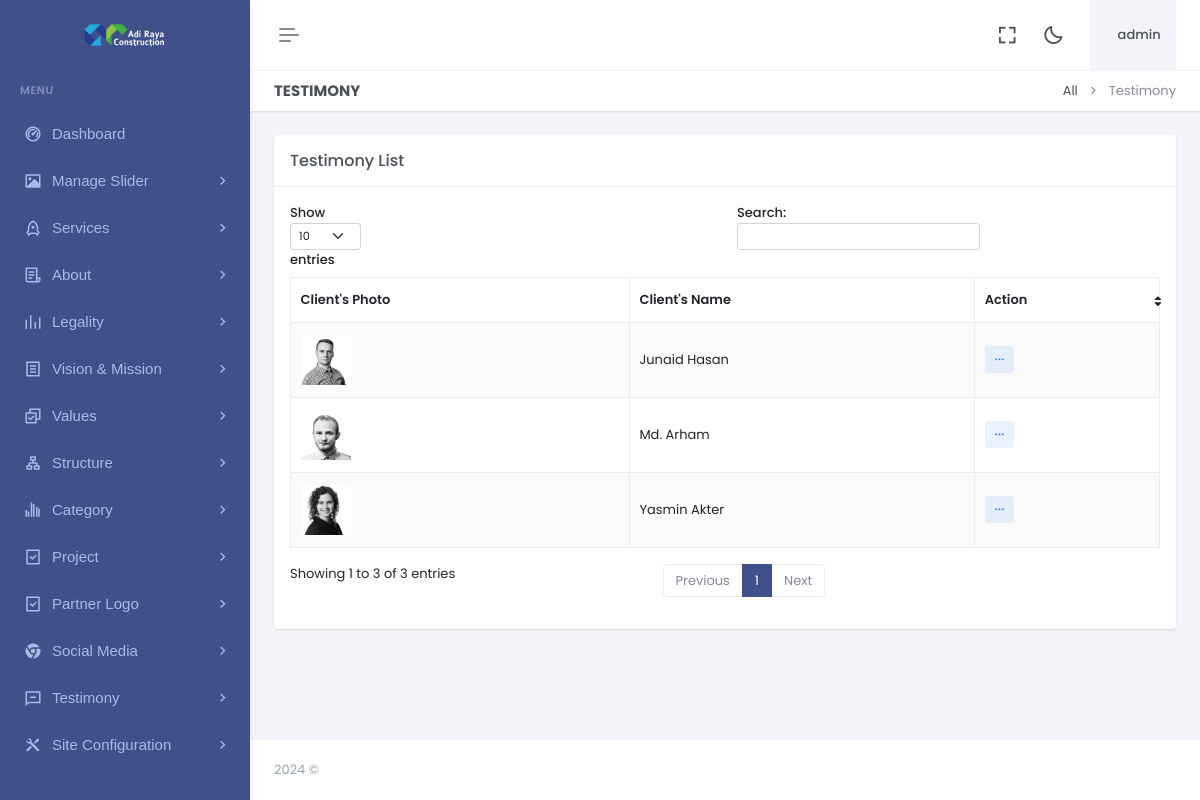
/dashboard/testimonylist.php (signed in), run on an earlier commit of the app's database.
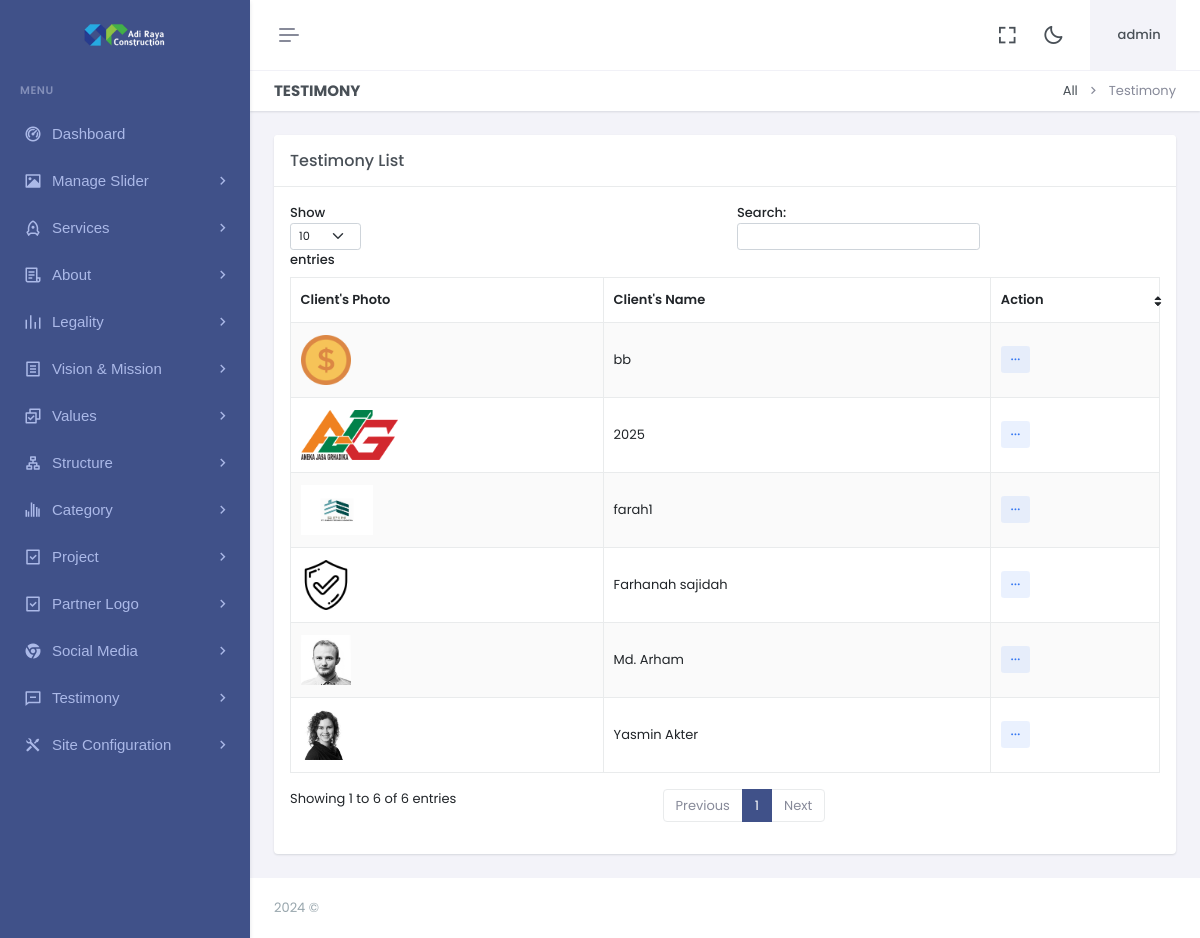
And on a later commit of the database.
### tables this page shows
CREATE TABLE `logo` (
  `id` int(11) NOT NULL,
  `xfile` varchar(1000) NOT NULL,
  `ufile` varchar(1000) NOT NULL,
  `updated_at` timestamp NOT NULL DEFAULT current_timestamp() ON UPDATE current_timestamp()
);

CREATE TABLE `testimony` (
  `id` int(11) NOT NULL,
  `message` varchar(300) NOT NULL,
  `name` varchar(150) NOT NULL,
  `position` varchar(100) NOT NULL,
  `ufile` varchar(1000) NOT NULL,
  `updated_at` timestamp NOT NULL DEFAULT current_timestamp() ON UPDATE current_timestamp()
);

### dashboard/testimonylist.php (the view)
<?php include "header.php"; ?>
<?php include "sidebar.php"; ?>
<div class="main-content">
    <div class="page-content">
        <div class="container-fluid">
            <div class="row">
                <div class="col-12">
                    <div class="page-title-box d-sm-flex align-items-center justify-content-between">
                        <h4 class="mb-sm-0">Testimony</h4>
                        <div class="page-title-right">
                            <ol class="breadcrumb m-0">
                                <li class="breadcrumb-item"><a href="javascript: void(0);">All</a></li>
                                <li class="breadcrumb-item active">Testimony</li>
                            </ol>
                        </div>
                    </div>
                </div>
            </div>
            <div class="row">
                <div class="col-lg-12">
                    <div class="card">
                        <div class="card-header">
                            <h5 class="card-title mb-0">Testimony List</h5>
                        </div>
                        <div class="card-body">
                            <table id="example"
                                class="table table-bordered dt-responsive nowrap table-striped align-middle"
                                style="width:100%">
                                <thead>
                                    <tr>
                                        <th data-ordering="false">Client's Photo</th>
                                        <th data-ordering="false">Client's Name</th>
                                        <th>Action</th>
                                    </tr>
                                </thead>
                                <tbody>
                                    <?php
                                    $q = "SELECT * FROM  testimony ORDER BY id DESC";
                                    $r123 = mysqli_query($con, $q);
                                    while ($ro = mysqli_fetch_array($r123)) {
                                        $id = "$ro[id]";
                                        $name = "$ro[name]";
                                        $ufile = "$ro[ufile]";
                                        print "<tr>
          <td>
				  <img src='uploads/testimony/$ufile' alt='img' style='max-height:50px;'>
				  </td>
<td>
				  $name
				  </td>
          <td>
                                                    <div class='dropdown d-inline-block'>
                                                        <button class='btn btn-soft-secondary btn-sm dropdown' type='button' data-bs-toggle='dropdown' aria-expanded='false'>
                                                            <i class='ri-more-fill align-middle'></i>
                                                        </button>
                                                        <ul class='dropdown-menu dropdown-menu-end'>
                                                        <li><a href='edittestimony.php?id=$id' class='dropdown-item edit-item-btn'><i class='ri-pencil-fill align-bottom me-2 text-muted'></i> Edit</a></li>
                                                        <li><a href='editphototestimony.php?id=$id' class='dropdown-item edit-item-btn'><i class='ri-image-edit-fill align-bottom me-2 text-muted'></i> Edit Photo</a></li>
                                                        <li>
 <a href='deletetest.php?id=$id' class='dropdown-item remove-item-btn'>
                                                                    <i class='ri-delete-bin-fill align-bottom me-2 text-muted'></i> Delete
                                                                </a>
                                                            </li>
                                                        </ul>
                                                    </div>
                                                </td>
				  </tr>";
                                    }
                                    ?>
                                </tbody>
                            </table>
                        </div>
                    </div>
                </div>
            </div>
        </div>
    </div>
    <?php include "footer.php"; ?>

### dashboard/header.php (shortened to what this page needs)
<?php
if (isset($_SESSION['username'])) {
    $username = $_SESSION['username'];
} else {
    print "
				<script language='javascript'>
					window.location = 'login.php';
				</script>
			";
}
?>
<!doctype html>
<html lang="en" data-layout="vertical" data-topbar="light" data-sidebar="dark" data-sidebar-size="lg"
    data-sidebar-image="none">
<head>
    <link href="assets/libs/jsvectormap/css/jsvectormap.min.css" rel="stylesheet" type="text/css" />
    <link href="assets/libs/swiper/swiper-bundle.min.css" rel="stylesheet" type="text/css" />
    <link href="assets/css/bootstrap.min.css" rel="stylesheet" type="text/css" />
    <link href="assets/css/icons.min.css" rel="stylesheet" type="text/css" />
    <link href="assets/css/app.min.css" rel="stylesheet" type="text/css" />
    <link href="assets/css/custom.min.css" rel="stylesheet" type="text/css" />
</head>
<body>
    <div id="layout-wrapper">
        <header id="page-topbar">
            <div class="layout-width">
                <div class="navbar-header">
                    <div class="d-flex">
                        <button type="button"
                            class="btn btn-sm px-3 fs-16 header-item vertical-menu-btn topnav-hamburger"
                            id="topnav-hamburger-icon">
                            <span class="hamburger-icon">
                                <span></span>
                                <span></span>
                                <span></span>
                            </span>
                        </button>
                    </div>
                    <div class="d-flex align-items-center">
                        <div class="ms-1 header-item d-none d-sm-flex">
                            <button type="button" class="btn btn-icon btn-topbar btn-ghost-secondary rounded-circle"
                                data-toggle="fullscreen">
                                <i class='bx bx-fullscreen fs-22'></i>
                            </button>
                        </div>
                        <div class="ms-1 header-item d-none d-sm-flex">
                            <button type="button"
                                class="btn btn-icon btn-topbar btn-ghost-secondary rounded-circle light-dark-mode">
                                <i class='bx bx-moon fs-22'></i>
                            </button>
                        </div>
                        <div class="dropdown ms-sm-3 header-item topbar-user">
                            <button type="button" class="btn" id="page-header-user-dropdown" data-bs-toggle="dropdown"
                                aria-haspopup="true" aria-expanded="false">
                                <span class="d-flex align-items-center">
                                    <span class="text-start ms-xl-2">
                                        <span class="d-none d-xl-inline-block ms-1 fw-medium user-name-text">
                                            <?php print $username; ?>
                                        </span>
                                    </span>
                                </span>
                            </button>
                        </div>
                    </div>
                </div>
            </div>
        </header>

### dashboard/sidebar.php (shortened to what this page needs)
<?php
include "../z_db.php";
?>
<div class="app-menu navbar-menu">
    <div class="navbar-brand-box">
        <?php
        $rr = mysqli_query($con, "SELECT ufile FROM logo");
        $r = mysqli_fetch_row($rr);
        $ufile = $r[0];
        ?>
        <a href="#" class="logo logo-light">
            <span class="logo-lg">
                <img src="uploads/logo/<?php print $ufile ?>" alt="" height="30">
            </span>
        </a>
    </div>
    <div id="scrollbar">
        <div class="container-fluid">
            <ul class="navbar-nav" id="navbar-nav">
                <li class="menu-title"><span data-key="t-menu">Menu</span></li>
                <li class="nav-item">
                    <a href="dashboard" class="nav-link" data-key="t-analytics"> <i class="ri-dashboard-2-line"></i>
                        <span data-key="t-dashboards"> Dashboard </span></a>
                </li>
                <li class="nav-item">
                    <a class="nav-link menu-link" href="#sidebarSl" data-bs-toggle="collapse" role="button"
                        aria-expanded="true" aria-controls="sidebarLanding">
                        <i class="ri-image-fill"></i> <span data-key="t-landing">Manage Slider</span>
                    </a>
                </li>
                <li class="nav-item">
                    <a class="nav-link menu-link" href="#sidebarW" data-bs-toggle="collapse" role="button"
                        aria-expanded="true" aria-controls="sidebarLanding">
                        <i class="ri-rocket-line"></i> <span data-key="t-landing"> Services</span>
                    </a>
                </li>
                <li class="nav-item">
                    <a class="nav-link menu-link" href="#sidebarq" data-bs-toggle="collapse" role="button"
                        aria-expanded="true" aria-controls="sidebarLanding">
                        <i class="ri-file-list-3-line"></i> <span data-key="t-landing">About</span>
                    </a>
                </li>
                <li class="nav-item">
                    <a class="nav-link menu-link" href="#sidebarLgl" data-bs-toggle="collapse" role="button"
                        aria-expanded="true" aria-controls="sidebarLanding">
                        <i class="ri-rhythm-fill"></i> <span data-key="t-landing">Legality</span>
                    </a>
                </li>
                <li class="nav-item">
                    <a class="nav-link menu-link" href="#sidebarB" data-bs-toggle="collapse" role="button"
                        aria-expanded="true" aria-controls="sidebarLanding">
                        <i class="ri-file-list-line"></i> <span data-key="t-landing">Vision & Mission</span>
                    </a>
                </li>
                <li class="nav-item">
                    <a class="nav-link menu-link" href="#sidebarLanding" data-bs-toggle="collapse" role="button"
                        aria-expanded="true" aria-controls="sidebarLanding">
                        <i class="ri-checkbox-multiple-line"></i> <span data-key="t-landing">Values</span>
                    </a>
                </li>
                <li class="nav-item">
                    <a class="nav-link menu-link" href="#sidebarStr" data-bs-toggle="collapse" role="button"
                        aria-expanded="true" aria-controls="sidebarLanding">
                        <i class="ri-organization-chart"></i> <span data-key="t-landing">Structure</span>
                    </a>
                </li>
                <li class="nav-item">
                    <a class="nav-link menu-link" href="#sidebarU" data-bs-toggle="collapse" role="button"
                        aria-expanded="true" aria-controls="sidebarLanding">
                        <i class="ri-bar-chart-grouped-fill"></i> <span data-key="t-landing">Category</span>
                    </a>
                </li>
                <li class="nav-item">
                    <a class="nav-link menu-link" href="#sidebarGU" data-bs-toggle="collapse" role="button"
                        aria-expanded="true" aria-controls="sidebarLanding">
                        <i class="ri-task-line"></i> <span data-key="t-landing">Project</span>
                    </a>
                </li>
                <li class="nav-item">
                    <a class="nav-link menu-link" href="#sidebarPL" data-bs-toggle="collapse" role="button"
                        aria-expanded="true" aria-controls="sidebarLanding">
                        <i class="ri-task-line"></i> <span data-key="t-landing">Partner Logo</span>
                    </a>
                </li>
                <li class="nav-item">
                    <a class="nav-link menu-link" href="#sidebarX" data-bs-toggle="collapse" role="button"
                        aria-expanded="true" aria-controls="sidebarLanding">
                        <i class="ri-chrome-fill"></i> <span data-key="t-landing">Social Media</span>
                    </a>
                </li>
                <li class="nav-item">
                    <a class="nav-link menu-link" href="#sidebarT" data-bs-toggle="collapse" role="button"
                        aria-expanded="true" aria-controls="sidebarLanding">
                        <i class="ri-message-line"></i> <span data-key="t-landing">Testimony</span>
                    </a>
                </li>
                <li class="nav-item">
                    <a class="nav-link menu-link" href="#sidebarK" data-bs-toggle="collapse" role="button"
                        aria-expanded="true" aria-controls="sidebarLanding">
                        <i class="ri-tools-fill"></i> <span data-key="t-landing"> Site Configuration </span>
                    </a>
                </li>
            </ul>
        </div>
    </div>
    <div class="sidebar-background"></div>
</div>

### dashboard/footer.php (shortened to what this page needs)
    <footer class="footer">
        <div class="container-fluid">
            <div class="row">
                <div class="col-sm-6">
                    <script>document.write(new Date().getFullYear())</script> ©
                </div>
                <div class="col-sm-6">
                </div>
            </div>
        </div>
    </footer>
</div>
</div>
</body>
</html>

What changed in the data, as far as the page shows it:
removed testimony: ufile (picture), name "Junaid Hasan"
added testimony: ufile (picture), name "bb"
added testimony: ufile (picture), name "2025"
added testimony: ufile (picture), name "farah1"
added testimony: ufile (picture), name "Farhanah sajidah"
Also different on the page:
text written by a page script: "Show entries Search: Showing 1 to 3 of 3 entries Previous 1 Next" → "Show entries Search: Showing 1 to 6 of 6 entries Previous 1 Next"
